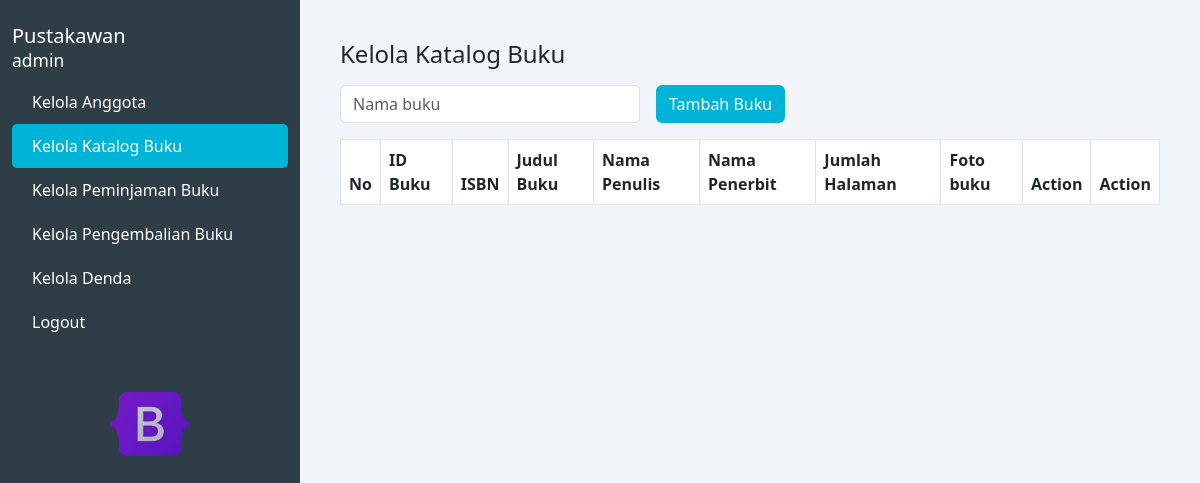
Page /kelola_katalog.php on the earlier database version.
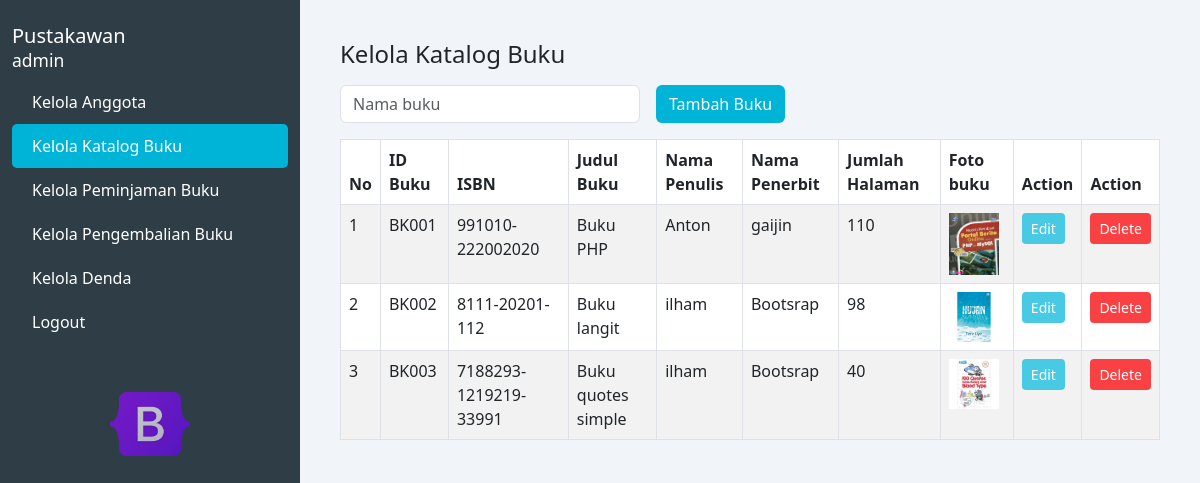
Same page on the later database version.
### tables this page shows
CREATE TABLE `data_buku` (
  `id_buku` varchar(11) NOT NULL,
  `judul_buku` varchar(255) NOT NULL,
  `isbn` varchar(255) NOT NULL,
  `nama_penulis` varchar(255) NOT NULL,
  `nama_penerbit` varchar(255) NOT NULL,
  `jumlah_halaman` int(11) NOT NULL,
  `foto` longblob DEFAULT NULL
);

### kelola_katalog.php (the view, shortened to what this page needs)
<?php
$koneksi = mysqli_connect("localhost", "root", "", "perpustakaan");
$query = "SELECT * FROM data_buku";
$result = mysqli_query($koneksi, $query);
?>
<!DOCTYPE html>
<html lang="en">
<head>
  <link href="https://cdn.jsdelivr.net/npm/bootstrap@5.3.0/dist/css/bootstrap.min.css" rel="stylesheet" />
</head>
<body>
<div class="container-fluid">
  <div class="row">
      <nav class="col-md-3 d-none d-md-block sidebar min-vh-100 position-relative">
        <h5 class="pt-4">Pustakawan<br /><small>admin</small></h5>
        <a href="kelola_anggota.php">Kelola Anggota</a>
        <a href="kelola_katalog.php" class="active">Kelola Katalog Buku</a>
        <a href="kelola_peminjaman.php">Kelola Peminjaman Buku</a>
        <a href="kelola_pengembalian.php">Kelola Pengembalian Buku</a>
        <a href="kelola_denda.php">Kelola Denda</a>
        <a href="logout.php">Logout</a>
        <div class="image-box text-center mt-5">
          <img src="assets/Bootstrap_logo.png" alt="icon" />
        </div>
      </nav>
    <main class="col-md-9 col-12 main-content">
      <h4>Kelola Katalog Buku</h4>
      <div class="d-flex flex-wrap gap-2 align-items-center mb-3 mt-3">
        <input type="text" id="searchInput" class="form-control form-control-md me-2" placeholder="Nama buku" style="max-width: 300px;" oninput="filterTable()" />
        <button class="btn btn-tambah btn-md" data-bs-toggle="modal" data-bs-target="#tambahKatalogModal">Tambah Buku</button>
      </div>
      <div class="table-responsive">
        <table class="table table-bordered table-striped" id="KatalogTable"> <thead>
            <tr>
              <th>No</th>
              <th>ID Buku</th>
              <th>ISBN</th>
              <th>Judul Buku</th>
              <th>Nama Penulis</th>
              <th>Nama Penerbit</th>
              <th>Jumlah Halaman</th>
              <th>Foto buku</th>
              <th>Action</th>
              <th>Action</th>
            </tr>
          </thead>
          <tbody>
            <?php
            $no = 1;
            while ($row = mysqli_fetch_assoc($result)) {
              echo "<tr>";
              echo "<td>" . $no++ . "</td>";
              echo "<td>" . htmlspecialchars($row['id_buku']) . "</td>";
              echo "<td>" . htmlspecialchars($row['isbn']) . "</td>";
              echo "<td>" . htmlspecialchars($row['judul_buku']) . "</td>";
              echo "<td>" . htmlspecialchars($row['nama_penulis']) . "</td>";
              echo "<td>" . htmlspecialchars($row['nama_penerbit']) . "</td>";
              echo "<td>" . htmlspecialchars($row['jumlah_halaman']) . "</td>";
              echo "<td><img src='" . htmlspecialchars($row['foto']) . "' alt='Foto Buku' style='width: 50px; height: auto;'></td>";
              echo '<td>
                            <button class="btn btn-sm btn-edit" data-bs-toggle="modal" data-bs-target="#editKatalogModal"
                                data-id="' . htmlspecialchars($row['id_buku']) . '"
                                data-isbn="' . htmlspecialchars($row['isbn']) . '"
                                data-judul_buku="' . htmlspecialchars($row['judul_buku']) . '"
                                data-nama_penulis="' . htmlspecialchars($row['nama_penulis']) . '"
                                data-nama_penerbit="' . htmlspecialchars($row['nama_penerbit']) . '"
                                data-jumlah_halaman="' . htmlspecialchars($row['jumlah_halaman']) . '"
                                data-foto="' . htmlspecialchars($row['foto']) . '">Edit</button>
                          </td>';
              echo '<td>
                            <button class="btn btn-sm btn-delete" data-bs-toggle="modal" data-bs-target="#hapusKatalogModal" data-id="' . htmlspecialchars($row['id_buku']) . '">Delete</button>
                          </td>';
              echo "</tr>";
            }
            ?>
          </tbody>
        </table>
      </div>
    </main>
  </div>
</div>
</body>
</html>

Differences in the rows shown:
added data_buku: id_buku "BK001", isbn "991010-222002020", judul_buku "Buku PHP", nama_penulis "Anton", nama_penerbit "gaijin", jumlah_halaman "110", foto (picture)
added data_buku: id_buku "BK002", isbn "8111-20201-112", judul_buku "Buku langit", nama_penulis "ilham", nama_penerbit "Bootsrap", jumlah_halaman "98", foto (picture)
added data_buku: id_buku "BK003", isbn "7188293-1219219-33991", judul_buku "Buku quotes simple", nama_penulis "ilham", nama_penerbit "Bootsrap", jumlah_halaman "40", foto (picture)
